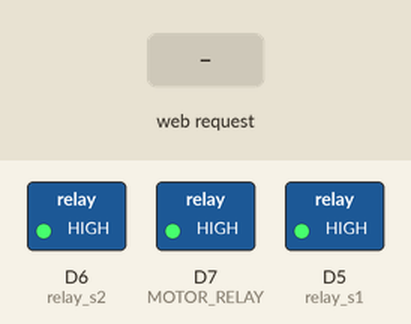
Simulated run of this sketch. Board: ESP8266 (NodeMCU). Parts: switched loads named in the sketch (green lamp = pin HIGH). The inputs (shaded band) are chosen by the test bench. WiFi joins after 1.5 s; servers stay silent unless stated; what the sketch prints to the serial monitor is not drawn.

Above: at 12.7 s.
12.8 s: HTTP request GET /H received
At 14.7 s:
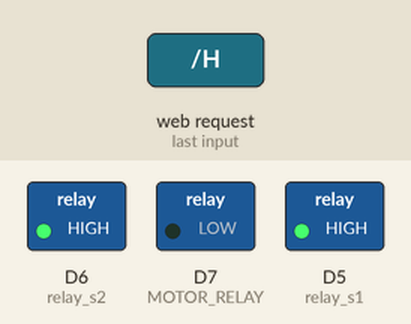
15.5 s: HTTP request GET /A received
At 17.7 s:
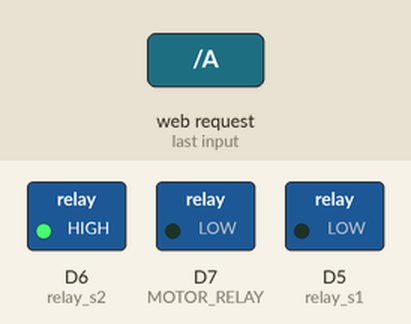
18.0 s: HTTP request GET /L received
At 19.9 s:
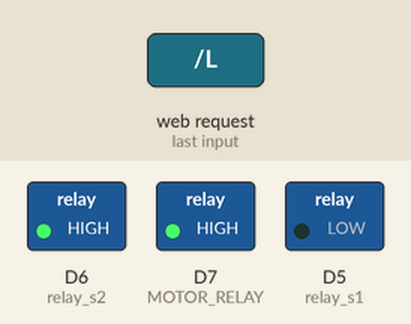
20.5 s: HTTP request GET /C received
At 21.9 s:
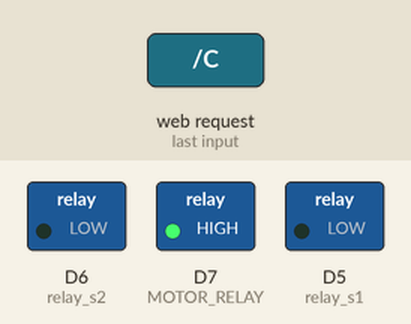
23.0 s: HTTP request GET /B received
At 25.1 s:
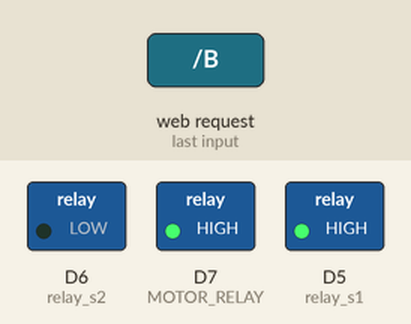
25.5 s: HTTP request GET /H received
At 27.2 s:
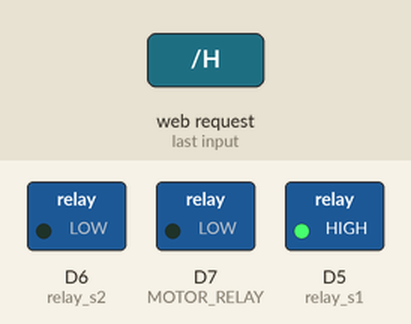
Timing chart, 0 to 28.7 s (numbered marks = the images above; inputs shaded):
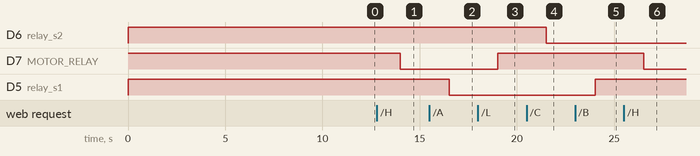

Measured:
- after the input at 12.8 s, D7 (MOTOR_RELAY): HIGH → LOW after 1.2 s
- after the input at 15.5 s, D5 (relay_s1): HIGH → LOW after 1.0 s
- after the input at 18.0 s, D7 (MOTOR_RELAY): LOW → HIGH after 1.0 s
- after the input at 20.5 s, D6 (relay_s2): HIGH → LOW after 1.0 s
- after the input at 23.0 s, D5 (relay_s1): LOW → HIGH after 1.0 s
- after the input at 25.5 s, D7 (MOTOR_RELAY): HIGH → LOW after 1.0 s

The sketch:

localControl.ino
```cpp
#include <ESP8266WiFi.h>

#define MOTOR_RELAY D7
#define relay_s1 D5
#define relay_s2 D6

char ssid[] = "ssid";          //  your network SSID (name)
char pass[] = "passwd";   // your network password

int status = WL_IDLE_STATUS;
WiFiServer server(80);

void setup() {
  pinMode(MOTOR_RELAY,OUTPUT);
  pinMode(relay_s1,OUTPUT);
  pinMode(relay_s2,OUTPUT);
  digitalWrite(MOTOR_RELAY,HIGH);
  digitalWrite(relay_s1,HIGH);
  digitalWrite(relay_s2,HIGH);


  wifi_connect();                   // Connecting to WiFi
  server.begin();                   // Begin server
}

void loop() {
  // put your main code here, to run repeatedly:

 WiFiClient client = server.available();
  if (client) {
    Serial.println("new client");           // print a message out the serial port
    String currentLine = "";                // make a String to hold incoming data from the client
    while (client.connected()) {            // loop while the client's connected
      if (client.available()) {             // if there's bytes to read from the client,
        char c = client.read();             // read a byte, then
        Serial.write(c);                    // print it out the serial monitor
        if (c == '\n') {                // if the byte is a newline character

          // if the current line is blank, you got two newline characters in a row.
          // that's the end of the client HTTP request, so send a response:

          if (currentLine.length() == 0) {
            // HTTP headers always start with a response code (e.g. HTTP/1.1 200 OK)
            // and a content-type so the client knows what's coming, then a blank line:
            client.println("HTTP/1.1 200 OK");
            client.println("Content-type:text/html");
            client.println();
            client.println("<html>"); // Start of HTML
            client.println("<head>");
            client.println("<meta http-equiv='refresh' content='1' />");  // Refresh webpage every 3 seconds
            client.println("</head>");

            client.println("<body style = 'background-color: black'>");
            client.print("<p style = 'color: #FFDF00;'><strong style='font-size: large;'>&nbsp&nbsp&nbsp&nbsp&nbsp&nbsp&nbsp ROOM TEMPERATURE = ");

            client.print("&nbsp<sup>o</sup>C</span></strong></p>");
            client.print("<p style = 'color: #FFDF00;'><strong style='font-size: large;'>&nbsp&nbsp&nbsp&nbsp&nbsp&nbsp&nbsp HUMIDITY = ");

            client.print("&nbsp&nbsp %");
            client.print("&nbsp<sup>o</sup>C</span></strong></p>");
            client.print("<br>");;
            // The HTTP response ends with another blank line:
            client.println();
            // break out of the while loop:
            break;
          }
          else {      // if you got a newline, then clear currentLine:
            currentLine = "";
          }
        }
        else if (c != '\r') {    // if you got anything else but a carriage return character,
          currentLine += c;      // add it to the end of the currentLine
        }
        // Check to see if the client request was "GET /H" or "GET /L":
        if (currentLine.endsWith("GET /H")) {
          digitalWrite(MOTOR_RELAY, LOW);               // GET /H turns the LED on
          Serial.println("Motor ON");
        }
        if (currentLine.endsWith("GET /L")) {
          digitalWrite(MOTOR_RELAY, HIGH);                // GET /L turns the LED off
          Serial.println("Motor OFF");
        }
        if (currentLine.endsWith("GET /A")) {
          digitalWrite(relay_s1, LOW);               // GET /H turns the LED on
          Serial.println("Sol 1 ON");
        }
        if (currentLine.endsWith("GET /B")) {
          digitalWrite(relay_s1, HIGH);                // GET /L turns the LED off
          Serial.println("Sol 1 OFF");
        }
        if (currentLine.endsWith("GET /C")) {
          digitalWrite(relay_s2, LOW);               // GET /H turns the LED on
          Serial.println("Sol 2 ON");
        }
        if (currentLine.endsWith("GET /D")) {
          digitalWrite(relay_s2, HIGH);                // GET /L turns the LED off
          Serial.println("Sol 2 OFF");
        }
      }// end of if(client.available())
    }// end of while(client.disconnect())
    // close the connection:
    client.stop();
    Serial.println("client disconnected");
  } // end of if(client)
  delay(1250);
}// void loop ends here...................................

void wifi_connect(void){

  Serial.begin(115200);
  delay(10);

  Serial.print("Connecting to ");
  Serial.println(ssid);
  WiFi.begin(ssid, pass);

  while (WiFi.status() != WL_CONNECTED) {
    delay(250);
    Serial.print(".");
  }

  Serial.println("");
  Serial.println("WiFi connected");

  Serial.println(WiFi.localIP());

  delay(10000);
  Serial.println("Server Ready");
}
```
